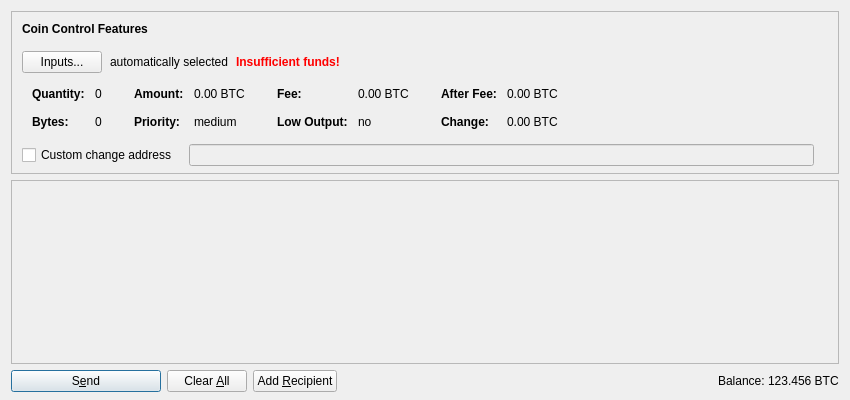
<?xml version="1.0" encoding="UTF-8"?>
<ui version="4.0">
 <class>SendCoinsDialog</class>
 <widget class="QDialog" name="SendCoinsDialog">
  <property name="geometry">
   <rect>
    <x>0</x>
    <y>0</y>
    <width>850</width>
    <height>400</height>
   </rect>
  </property>
  <property name="windowTitle">
   <string>Send Coins</string>
  </property>
  <layout class="QVBoxLayout" name="verticalLayout" stretch="0,1,0">
   <property name="bottomMargin">
    <number>8</number>
   </property>
   <item>
    <widget class="QFrame" name="frameCoinControl">
     <property name="sizePolicy">
      <sizepolicy hsizetype="Expanding" vsizetype="Expanding">
       <horstretch>0</horstretch>
       <verstretch>0</verstretch>
      </sizepolicy>
     </property>
     <property name="maximumSize">
      <size>
       <width>16777215</width>
       <height>16777215</height>
      </size>
     </property>
     <property name="frameShape">
      <enum>QFrame::StyledPanel</enum>
     </property>
     <property name="frameShadow">
      <enum>QFrame::Sunken</enum>
     </property>
     <layout class="QVBoxLayout" name="verticalLayoutCoinControl2">
      <property name="spacing">
       <number>0</number>
      </property>
      <property name="leftMargin">
       <number>0</number>
      </property>
      <property name="topMargin">
       <number>0</number>
      </property>
      <property name="rightMargin">
       <number>0</number>
      </property>
      <property name="bottomMargin">
       <number>6</number>
      </property>
      <item>
       <layout class="QVBoxLayout" name="verticalLayoutCoinControl" stretch="0,0,0,0,1">
        <property name="spacing">
         <number>0</number>
        </property>
        <property name="leftMargin">
         <number>10</number>
        </property>
        <property name="topMargin">
         <number>10</number>
        </property>
        <item>
         <layout class="QHBoxLayout" name="horizontalLayoutCoinControl1">
          <property name="bottomMargin">
           <number>15</number>
          </property>
          <item>
           <widget class="QLabel" name="labelCoinControlFeatures">
            <property name="sizePolicy">
             <sizepolicy hsizetype="Preferred" vsizetype="Maximum">
              <horstretch>0</horstretch>
              <verstretch>0</verstretch>
             </sizepolicy>
            </property>
            <property name="font">
             <font>
              <weight>75</weight>
              <bold>true</bold>
             </font>
            </property>
            <property name="styleSheet">
             <string notr="true">font-weight:bold;</string>
            </property>
            <property name="text">
             <string>Coin Control Features</string>
            </property>
           </widget>
          </item>
         </layout>
        </item>
        <item>
         <layout class="QHBoxLayout" name="horizontalLayoutCoinControl2" stretch="0,0,0,0">
          <property name="spacing">
           <number>8</number>
          </property>
          <property name="bottomMargin">
           <number>10</number>
          </property>
          <item>
           <widget class="QPushButton" name="pushButtonCoinControl">
            <property name="styleSheet">
             <string notr="true"/>
            </property>
            <property name="text">
             <string>Inputs...</string>
            </property>
           </widget>
          </item>
          <item>
           <widget class="QLabel" name="labelCoinControlAutomaticallySelected">
            <property name="text">
             <string>automatically selected</string>
            </property>
            <property name="margin">
             <number>5</number>
            </property>
           </widget>
          </item>
          <item>
           <widget class="QLabel" name="labelCoinControlInsuffFunds">
            <property name="font">
             <font>
              <weight>75</weight>
              <bold>true</bold>
             </font>
            </property>
            <property name="styleSheet">
             <string notr="true">color:red;font-weight:bold;</string>
            </property>
            <property name="text">
             <string>Insufficient funds!</string>
            </property>
            <property name="margin">
             <number>5</number>
            </property>
           </widget>
          </item>
          <item>
           <spacer name="horizontalSpacerCoinControl">
            <property name="orientation">
             <enum>Qt::Horizontal</enum>
            </property>
            <property name="sizeHint" stdset="0">
             <size>
              <width>40</width>
              <height>1</height>
             </size>
            </property>
           </spacer>
          </item>
         </layout>
        </item>
        <item>
         <widget class="QWidget" name="widgetCoinControl" native="true">
          <property name="sizePolicy">
           <sizepolicy hsizetype="Preferred" vsizetype="Preferred">
            <horstretch>0</horstretch>
            <verstretch>0</verstretch>
           </sizepolicy>
          </property>
          <property name="minimumSize">
           <size>
            <width>0</width>
            <height>0</height>
           </size>
          </property>
          <property name="styleSheet">
           <string notr="true"/>
          </property>
          <layout class="QHBoxLayout" name="horizontalLayoutCoinControl5">
           <property name="leftMargin">
            <number>0</number>
           </property>
           <property name="topMargin">
            <number>0</number>
           </property>
           <property name="rightMargin">
            <number>0</number>
           </property>
           <property name="bottomMargin">
            <number>0</number>
           </property>
           <item>
            <layout class="QHBoxLayout" name="horizontalLayoutCoinControl3" stretch="0,0,0,1">
             <property name="spacing">
              <number>20</number>
             </property>
             <property name="topMargin">
              <number>0</number>
             </property>
             <property name="bottomMargin">
              <number>10</number>
             </property>
             <item>
              <layout class="QFormLayout" name="formLayoutCoinControl1">
               <property name="horizontalSpacing">
                <number>10</number>
               </property>
               <property name="verticalSpacing">
                <number>14</number>
               </property>
               <property name="leftMargin">
                <number>10</number>
               </property>
               <property name="topMargin">
                <number>4</number>
               </property>
               <property name="rightMargin">
                <number>6</number>
               </property>
               <item row="0" column="0">
                <widget class="QLabel" name="labelCoinControlQuantityText">
                 <property name="font">
                  <font>
                   <weight>75</weight>
                   <bold>true</bold>
                  </font>
                 </property>
                 <property name="text">
                  <string>Quantity:</string>
                 </property>
                 <property name="margin">
                  <number>0</number>
                 </property>
                </widget>
               </item>
               <item row="0" column="1">
                <widget class="QLabel" name="labelCoinControlQuantity">
                 <property name="cursor">
                  <cursorShape>IBeamCursor</cursorShape>
                 </property>
                 <property name="contextMenuPolicy">
                  <enum>Qt::ActionsContextMenu</enum>
                 </property>
                 <property name="text">
                  <string notr="true">0</string>
                 </property>
                 <property name="margin">
                  <number>0</number>
                 </property>
                 <property name="textInteractionFlags">
                  <set>Qt::LinksAccessibleByMouse|Qt::TextSelectableByKeyboard|Qt::TextSelectableByMouse</set>
                 </property>
                </widget>
               </item>
               <item row="1" column="0">
                <widget class="QLabel" name="labelCoinControlBytesText">
                 <property name="font">
                  <font>
                   <weight>75</weight>
                   <bold>true</bold>
                  </font>
                 </property>
                 <property name="text">
                  <string>Bytes:</string>
                 </property>
                </widget>
               </item>
               <item row="1" column="1">
                <widget class="QLabel" name="labelCoinControlBytes">
                 <property name="cursor">
                  <cursorShape>IBeamCursor</cursorShape>
                 </property>
                 <property name="contextMenuPolicy">
                  <enum>Qt::ActionsContextMenu</enum>
                 </property>
                 <property name="text">
                  <string notr="true">0</string>
                 </property>
                 <property name="textInteractionFlags">
                  <set>Qt::LinksAccessibleByMouse|Qt::TextSelectableByKeyboard|Qt::TextSelectableByMouse</set>
                 </property>
                </widget>
               </item>
              </layout>
             </item>
             <item>
              <layout class="QFormLayout" name="formLayoutCoinControl2">
               <property name="horizontalSpacing">
                <number>10</number>
               </property>
               <property name="verticalSpacing">
                <number>14</number>
               </property>
               <property name="leftMargin">
                <number>6</number>
               </property>
               <property name="topMargin">
                <number>4</number>
               </property>
               <property name="rightMargin">
                <number>6</number>
               </property>
               <item row="0" column="0">
                <widget class="QLabel" name="labelCoinControlAmountText">
                 <property name="font">
                  <font>
                   <weight>75</weight>
                   <bold>true</bold>
                  </font>
                 </property>
                 <property name="text">
                  <string>Amount:</string>
                 </property>
                 <property name="margin">
                  <number>0</number>
                 </property>
                </widget>
               </item>
               <item row="0" column="1">
                <widget class="QLabel" name="labelCoinControlAmount">
                 <property name="cursor">
                  <cursorShape>IBeamCursor</cursorShape>
                 </property>
                 <property name="contextMenuPolicy">
                  <enum>Qt::ActionsContextMenu</enum>
                 </property>
                 <property name="text">
                  <string notr="true">0.00 BTC</string>
                 </property>
                 <property name="textInteractionFlags">
                  <set>Qt::LinksAccessibleByMouse|Qt::TextSelectableByKeyboard|Qt::TextSelectableByMouse</set>
                 </property>
                </widget>
               </item>
               <item row="1" column="0">
                <widget class="QLabel" name="labelCoinControlPriorityText">
                 <property name="font">
                  <font>
                   <weight>75</weight>
                   <bold>true</bold>
                  </font>
                 </property>
                 <property name="text">
                  <string>Priority:</string>
                 </property>
                </widget>
               </item>
               <item row="1" column="1">
                <widget class="QLabel" name="labelCoinControlPriority">
                 <property name="cursor">
                  <cursorShape>IBeamCursor</cursorShape>
                 </property>
                 <property name="contextMenuPolicy">
                  <enum>Qt::ActionsContextMenu</enum>
                 </property>
                 <property name="text">
                  <string notr="true">medium</string>
                 </property>
                 <property name="textInteractionFlags">
                  <set>Qt::LinksAccessibleByMouse|Qt::TextSelectableByKeyboard|Qt::TextSelectableByMouse</set>
                 </property>
                </widget>
               </item>
              </layout>
             </item>
             <item>
              <layout class="QFormLayout" name="formLayoutCoinControl3">
               <property name="horizontalSpacing">
                <number>10</number>
               </property>
               <property name="verticalSpacing">
                <number>14</number>
               </property>
               <property name="leftMargin">
                <number>6</number>
               </property>
               <property name="topMargin">
                <number>4</number>
               </property>
               <property name="rightMargin">
                <number>6</number>
               </property>
               <item row="0" column="0">
                <widget class="QLabel" name="labelCoinControlFeeText">
                 <property name="font">
                  <font>
                   <weight>75</weight>
                   <bold>true</bold>
                  </font>
                 </property>
                 <property name="text">
                  <string>Fee:</string>
                 </property>
                 <property name="margin">
                  <number>0</number>
                 </property>
                </widget>
               </item>
               <item row="0" column="1">
                <widget class="QLabel" name="labelCoinControlFee">
                 <property name="cursor">
                  <cursorShape>IBeamCursor</cursorShape>
                 </property>
                 <property name="contextMenuPolicy">
                  <enum>Qt::ActionsContextMenu</enum>
                 </property>
                 <property name="text">
                  <string notr="true">0.00 BTC</string>
                 </property>
                 <property name="textInteractionFlags">
                  <set>Qt::LinksAccessibleByMouse|Qt::TextSelectableByKeyboard|Qt::TextSelectableByMouse</set>
                 </property>
                </widget>
               </item>
               <item row="1" column="0">
                <widget class="QLabel" name="labelCoinControlLowOutputText">
                 <property name="font">
                  <font>
                   <weight>75</weight>
                   <bold>true</bold>
                  </font>
                 </property>
                 <property name="text">
                  <string>Low Output:</string>
                 </property>
                </widget>
               </item>
               <item row="1" column="1">
                <widget class="QLabel" name="labelCoinControlLowOutput">
                 <property name="cursor">
                  <cursorShape>IBeamCursor</cursorShape>
                 </property>
                 <property name="contextMenuPolicy">
                  <enum>Qt::ActionsContextMenu</enum>
                 </property>
                 <property name="text">
                  <string notr="true">no</string>
                 </property>
                 <property name="textInteractionFlags">
                  <set>Qt::LinksAccessibleByMouse|Qt::TextSelectableByKeyboard|Qt::TextSelectableByMouse</set>
                 </property>
                </widget>
               </item>
              </layout>
             </item>
             <item>
              <layout class="QFormLayout" name="formLayoutCoinControl4">
               <property name="horizontalSpacing">
                <number>10</number>
               </property>
               <property name="verticalSpacing">
                <number>14</number>
               </property>
               <property name="leftMargin">
                <number>6</number>
               </property>
               <property name="topMargin">
                <number>4</number>
               </property>
               <property name="rightMargin">
                <number>6</number>
               </property>
               <item row="0" column="0">
                <widget class="QLabel" name="labelCoinControlAfterFeeText">
                 <property name="font">
                  <font>
                   <weight>75</weight>
                   <bold>true</bold>
                  </font>
                 </property>
                 <property name="text">
                  <string>After Fee:</string>
                 </property>
                 <property name="margin">
                  <number>0</number>
                 </property>
                </widget>
               </item>
               <item row="0" column="1">
                <widget class="QLabel" name="labelCoinControlAfterFee">
                 <property name="cursor">
                  <cursorShape>IBeamCursor</cursorShape>
                 </property>
                 <property name="contextMenuPolicy">
                  <enum>Qt::ActionsContextMenu</enum>
                 </property>
                 <property name="text">
                  <string notr="true">0.00 BTC</string>
                 </property>
                 <property name="textInteractionFlags">
                  <set>Qt::LinksAccessibleByMouse|Qt::TextSelectableByKeyboard|Qt::TextSelectableByMouse</set>
                 </property>
                </widget>
               </item>
               <item row="1" column="0">
                <widget class="QLabel" name="labelCoinControlChangeText">
                 <property name="font">
                  <font>
                   <weight>75</weight>
                   <bold>true</bold>
                  </font>
                 </property>
                 <property name="text">
                  <string>Change:</string>
                 </property>
                </widget>
               </item>
               <item row="1" column="1">
                <widget class="QLabel" name="labelCoinControlChange">
                 <property name="cursor">
                  <cursorShape>IBeamCursor</cursorShape>
                 </property>
                 <property name="contextMenuPolicy">
                  <enum>Qt::ActionsContextMenu</enum>
                 </property>
                 <property name="text">
                  <string notr="true">0.00 BTC</string>
                 </property>
                 <property name="textInteractionFlags">
                  <set>Qt::LinksAccessibleByMouse|Qt::TextSelectableByKeyboard|Qt::TextSelectableByMouse</set>
                 </property>
                </widget>
               </item>
              </layout>
             </item>
            </layout>
           </item>
          </layout>
         </widget>
        </item>
        <item>
         <layout class="QHBoxLayout" name="horizontalLayoutCoinControl4" stretch="0,0,0">
          <property name="spacing">
           <number>12</number>
          </property>
          <property name="sizeConstraint">
           <enum>QLayout::SetDefaultConstraint</enum>
          </property>
          <property name="topMargin">
           <number>5</number>
          </property>
          <property name="rightMargin">
           <number>5</number>
          </property>
          <item>
           <widget class="QCheckBox" name="checkBoxCoinControlChange">
            <property name="toolTip">
             <string>If this is activated, but the change address is empty or invalid, change will be sent to a newly generated address.</string>
            </property>
            <property name="text">
             <string>Custom change address</string>
            </property>
           </widget>
          </item>
          <item>
           <widget class="QValidatedLineEdit" name="lineEditCoinControlChange">
            <property name="enabled">
             <bool>false</bool>
            </property>
            <property name="sizePolicy">
             <sizepolicy hsizetype="Expanding" vsizetype="Fixed">
              <horstretch>0</horstretch>
              <verstretch>0</verstretch>
             </sizepolicy>
            </property>
           </widget>
          </item>
          <item>
           <widget class="QLabel" name="labelCoinControlChangeLabel">
            <property name="sizePolicy">
             <sizepolicy hsizetype="Preferred" vsizetype="Expanding">
              <horstretch>0</horstretch>
              <verstretch>0</verstretch>
             </sizepolicy>
            </property>
            <property name="minimumSize">
             <size>
              <width>0</width>
              <height>0</height>
             </size>
            </property>
            <property name="text">
             <string/>
            </property>
            <property name="margin">
             <number>3</number>
            </property>
           </widget>
          </item>
         </layout>
        </item>
        <item>
         <spacer name="verticalSpacerCoinControl">
          <property name="orientation">
           <enum>Qt::Vertical</enum>
          </property>
          <property name="sizeHint" stdset="0">
           <size>
            <width>800</width>
            <height>1</height>
           </size>
          </property>
         </spacer>
        </item>
       </layout>
      </item>
     </layout>
    </widget>
   </item>
   <item>
    <widget class="QScrollArea" name="scrollArea">
     <property name="widgetResizable">
      <bool>true</bool>
     </property>
     <widget class="QWidget" name="scrollAreaWidgetContents">
      <property name="geometry">
       <rect>
        <x>0</x>
        <y>0</y>
        <width>830</width>
        <height>178</height>
       </rect>
      </property>
      <layout class="QVBoxLayout" name="verticalLayout_2" stretch="0,1">
       <property name="leftMargin">
        <number>0</number>
       </property>
       <property name="topMargin">
        <number>0</number>
       </property>
       <property name="rightMargin">
        <number>0</number>
       </property>
       <property name="bottomMargin">
        <number>0</number>
       </property>
       <item>
        <layout class="QVBoxLayout" name="entries">
         <property name="spacing">
          <number>6</number>
         </property>
        </layout>
       </item>
       <item>
        <spacer name="verticalSpacer">
         <property name="orientation">
          <enum>Qt::Vertical</enum>
         </property>
         <property name="sizeHint" stdset="0">
          <size>
           <width>20</width>
           <height>40</height>
          </size>
         </property>
        </spacer>
       </item>
      </layout>
     </widget>
    </widget>
   </item>
   <item>
    <layout class="QHBoxLayout" name="horizontalLayout">
     <item>
      <widget class="QPushButton" name="sendButton">
       <property name="minimumSize">
        <size>
         <width>150</width>
         <height>0</height>
        </size>
       </property>
       <property name="toolTip">
        <string>Confirm the send action</string>
       </property>
       <property name="text">
        <string>S&amp;end</string>
       </property>
       <property name="icon">
        <iconset resource="../bitnote1.qrc">
         <normaloff>:/icons/send</normaloff>:/icons/send</iconset>
       </property>
       <property name="default">
        <bool>true</bool>
       </property>
      </widget>
     </item>
     <item>
      <widget class="QPushButton" name="clearButton">
       <property name="sizePolicy">
        <sizepolicy hsizetype="Minimum" vsizetype="Fixed">
         <horstretch>0</horstretch>
         <verstretch>0</verstretch>
        </sizepolicy>
       </property>
       <property name="toolTip">
        <string>Clear all fields of the form.</string>
       </property>
       <property name="text">
        <string>Clear &amp;All</string>
       </property>
       <property name="icon">
        <iconset resource="../bitnote1.qrc">
         <normaloff>:/icons/remove</normaloff>:/icons/remove</iconset>
       </property>
       <property name="autoRepeatDelay">
        <number>300</number>
       </property>
       <property name="autoDefault">
        <bool>false</bool>
       </property>
      </widget>
     </item>
     <item>
      <widget class="QPushButton" name="addButton">
       <property name="toolTip">
        <string>Send to multiple recipients at once</string>
       </property>
       <property name="text">
        <string>Add &amp;Recipient</string>
       </property>
       <property name="icon">
        <iconset resource="../bitnote1.qrc">
         <normaloff>:/icons/add</normaloff>:/icons/add</iconset>
       </property>
       <property name="autoDefault">
        <bool>false</bool>
       </property>
      </widget>
     </item>
     <item>
      <spacer name="horizontalSpacer">
       <property name="orientation">
        <enum>Qt::Horizontal</enum>
       </property>
       <property name="sizeHint" stdset="0">
        <size>
         <width>40</width>
         <height>20</height>
        </size>
       </property>
      </spacer>
     </item>
     <item>
      <layout class="QHBoxLayout" name="horizontalLayout_2">
       <property name="spacing">
        <number>3</number>
       </property>
       <item>
        <widget class="QLabel" name="label">
         <property name="sizePolicy">
          <sizepolicy hsizetype="Preferred" vsizetype="Fixed">
           <horstretch>0</horstretch>
           <verstretch>0</verstretch>
          </sizepolicy>
         </property>
         <property name="text">
          <string>Balance:</string>
         </property>
        </widget>
       </item>
       <item>
        <widget class="QLabel" name="labelBalance">
         <property name="sizePolicy">
          <sizepolicy hsizetype="Preferred" vsizetype="Fixed">
           <horstretch>0</horstretch>
           <verstretch>0</verstretch>
          </sizepolicy>
         </property>
         <property name="cursor">
          <cursorShape>IBeamCursor</cursorShape>
         </property>
         <property name="text">
          <string notr="true">123.456 BTC</string>
         </property>
         <property name="textInteractionFlags">
          <set>Qt::LinksAccessibleByMouse|Qt::TextSelectableByKeyboard|Qt::TextSelectableByMouse</set>
         </property>
        </widget>
       </item>
      </layout>
     </item>
    </layout>
   </item>
  </layout>
 </widget>
 <customwidgets>
  <customwidget>
   <class>QValidatedLineEdit</class>
   <extends>QLineEdit</extends>
   <header>qvalidatedlineedit.h</header>
  </customwidget>
 </customwidgets>
 <resources>
  <include location="../bitnote1.qrc"/>
 </resources>
 <connections/>
</ui>
